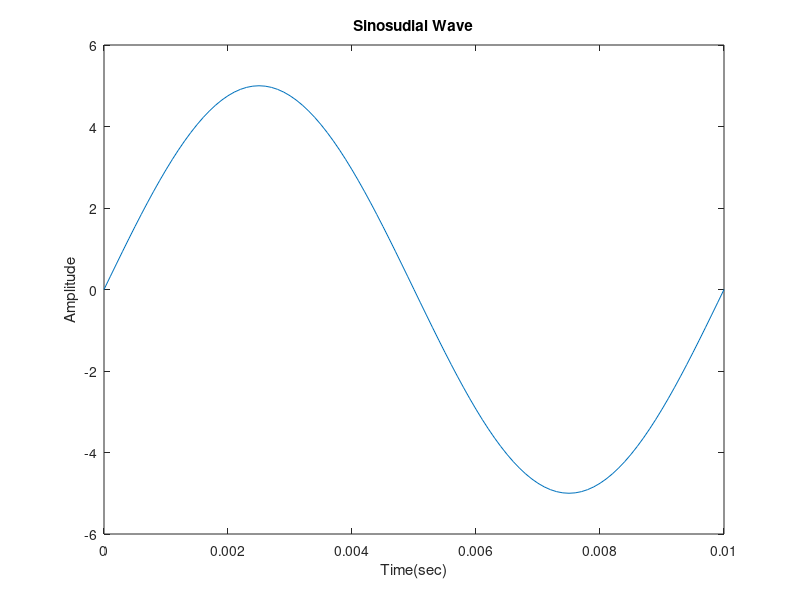

Here is the MATLAB script that generated this plot:
clc;
clear all;
close all;
Am=5;
f=100;
T=1/f
t=0:T/100:T;
y=Am*sin(2*pi*f*t);
subplot(1,1,1);
plot(t,y);
title('Sinosudial Wave');
xlabel('Time(sec)');
ylabel('Amplitude');